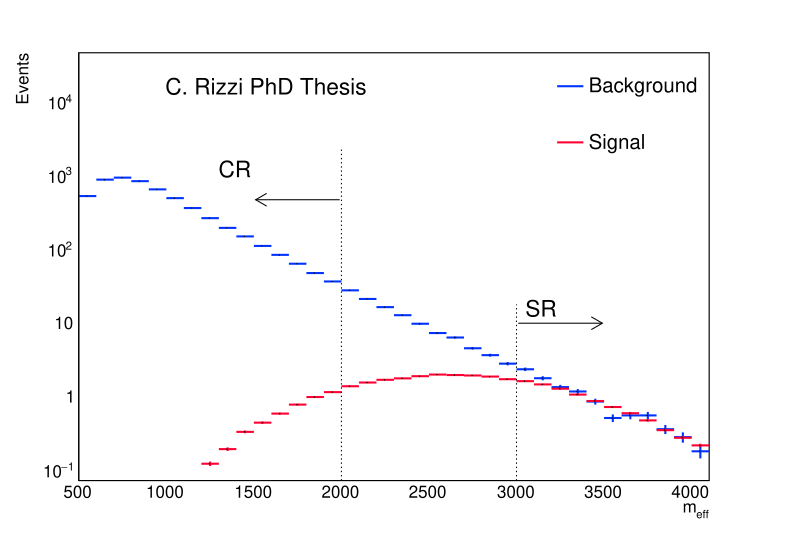

Generate this figure with Python:
import ROOT as r
import math
import argparse

parser = argparse.ArgumentParser()
parser.add_argument('--cr', default=2000, type=float)
parser.add_argument('--sr', default=3000, type=float)
parser.add_argument('--unc', default=0.3, type=float)
parser.add_argument('--scale', default=0.76, type=float)

args = parser.parse_args()
cr=args.cr
sr=args.sr
rel_unc=args.unc

r.gStyle.SetOptStat(0)
r.gStyle.SetOptTitle(0)
r.gROOT.SetBatch()

fb = r.TFile.Open("/eos/atlas/user/c/crizzi/susy_multib/HFinputs_merged/SUSYHF_tag2.4.28-0-0/Bkg_2.4.28-0-0_skim_3b_with_wei.root","READ")
fs = r.TFile.Open("/eos/atlas/user/c/crizzi/susy_multib/HFinputs_merged/SUSYHF_tag2.4.28-0-0/Sig_2.4.28-0-0_with_wei.root","READ")

tb = fb.Get("ttbar_NoSys")
ts = fs.Get("Gtt_1800_1_NoSys")

if not tb:
    print "no ttbar"
if not ts:
    print "no sig"

nbins = 36
xmin = 500
xmax = 4100

hb = r.TH1F("hb","hb",nbins,xmin,xmax)
hs = r.TH1F("hs","hs",nbins,xmin,xmax)

sel="(bjets_n>=3 && met>200)*(weight_mc*weight_lumi)*3600"
tb.Draw("meff_incl>>hb",sel+"*8","goff")
ts.Draw("meff_incl>>hs",sel+"*8*"+str(args.scale),"goff")

hb.SetMaximum(50*hb.GetMaximum())

hb.SetLineColor(r.kAzure)
hs.SetLineColor(r.kPink)
hb.SetLineWidth(2)
hs.SetLineWidth(2)

hb.GetXaxis().SetTitle("m_{eff}")
#hb.GetXaxis().SetTitleSize(0.06)
#hb.GetXaxis().SetTitleOffset(0.4)
hb.GetYaxis().SetTitle("Events")
#hb.GetYaxis().SetTitleSize(0.06)
#hb.GetYaxis().SetTitleOffset(0.4)
#hb.GetXaxis().SetLabelSize(0)
#hb.GetYaxis().SetLabelSize(0)
hb.GetXaxis().SetTickLength(0)
hb.GetYaxis().SetTickLength(0)

trand = r.TRandom3(5555)
hd = hb.Clone("Data")
for i in range(0, hd.GetNbinsX()+2):
    mean = 0.87* hb.GetBinContent(i) + 0.3*hs.GetBinContent(i)     
    d_entry = trand.Poisson( mean)
    print mean, d_entry
    hd.SetBinContent(i, d_entry)
hd.SetLineColor(r.kBlack)

c = r.TCanvas()
c.SetLogy()
c.cd()

hb.Draw()
hs.Draw("same")
hd.SetMarkerStyle(20)
#hd.Draw('same')
#hb.Draw("same")

leg = r.TLegend(0.7,0.68,0.89,0.89)
leg.AddEntry(hb,"Background","l")
leg.AddEntry(hs,"Signal","l")
#leg.AddEntry(hd,"Pseudo-data","l")
leg.SetLineWidth(0)
leg.Draw()

text =  r.TLatex()
text.SetNDC()
text.SetTextAlign( 11 )
text.SetTextFont( 42 )
text.SetTextSize( 0.045 )
text.SetTextColor( 1 )

y = 0.82
write=["C. Rizzi PhD Thesis"]
for t in write:
    text.DrawLatex(0.21,y, t)
    y = y-0.06

text.SetNDC(0)

tcr = r.TLine(cr, 0, cr,  hb.GetMaximum()*0.05)
tcr.SetLineStyle(3)
tcr.Draw()
ar1 = r.TArrow(cr-10,hb.GetMaximum()*0.01,cr-500 +10, hb.GetMaximum()*0.01, 0.02)
ar1.Draw()
text.DrawLatex(cr-700, hb.GetMaximum()*0.02, "CR")

tsr = r.TLine(sr, 0, sr,  hs.GetMaximum()*9)
tsr.SetLineStyle(3)
tsr.Draw()
ar2 = r.TArrow(sr +10,hs.GetMaximum()*5,sr+500 -10, hs.GetMaximum()*5, 0.02)
ar2.Draw()
text.DrawLatex(sr+50, hs.GetMaximum()*6, "SR")


bin1 = int((cr - xmin)/((xmax-xmin)/nbins))+1
print "bin1",bin1
bin2 = int((sr - xmin)/((xmax-xmin)/nbins))+1
print "bin2",bin2


s_cr = hs.Integral(-1,bin1)
b_cr = hb.Integral(-1,bin1)
d_cr = hd.Integral(-1,bin1)
s_sr = hs.Integral(bin2,10000)
b_sr = hb.Integral(bin2,10000)
d_sr = hd.Integral(bin2,10000)

print "Rates CR"
print "Sig:", s_cr
print "Bkg", b_cr
print "Data", d_cr
print "S/B:", s_cr/b_cr
print ""
print "Rates SR"
print "Sig:", s_sr
print "Bkg", b_sr
print "Data", d_sr
print "S/B:", s_sr/b_sr

c.Update()
c.SaveAs("sig_bkg_CR.pdf")
